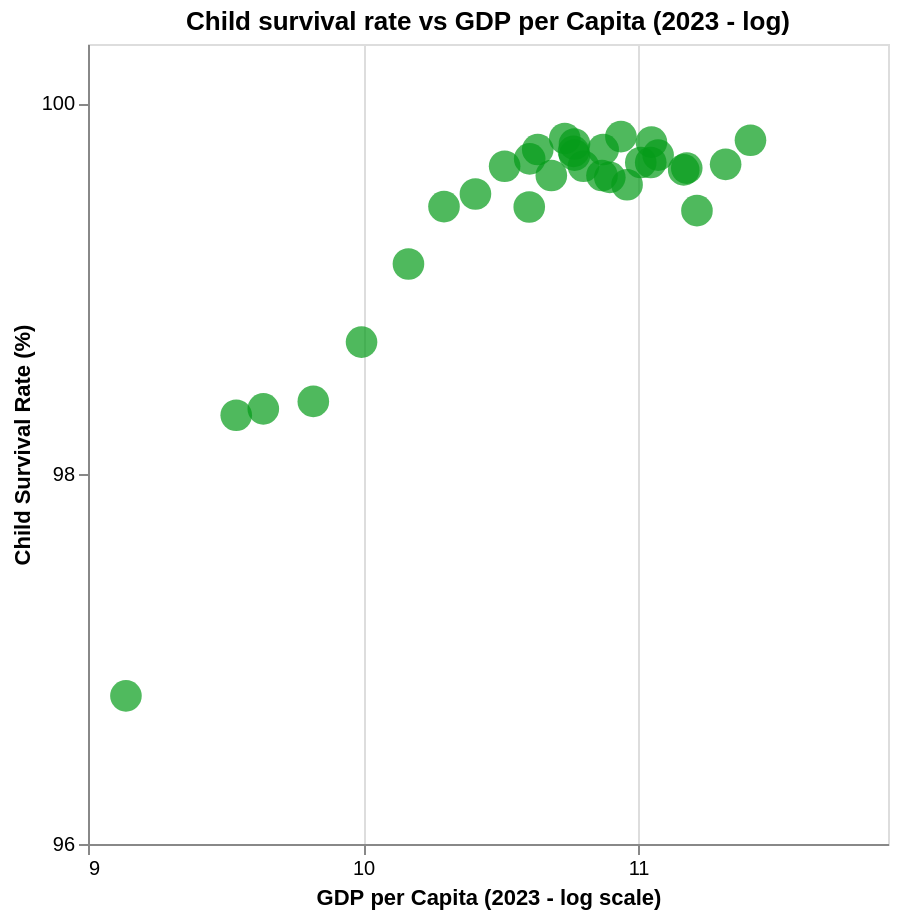

Notebook code cell kept with this figure:
### Code cell
# save this graph as png
chart_gdp1 = scatter_gdp(merged_data, 'Child survival rate vs GDP per Capita (2023 - log)', 'Child Survival Rate (%)', '#059C19', 96, 2)
chart_gdp1.save("C:\\Users\\lopez\\github\\capp30239\\static_visualization_project\\graphs\\scatter_health_child_survival_vs_gdp.png")
chart_gdp1

### Figure 1 — Vega-Lite specification as saved in the notebook (floating-point values rounded to 4 significant figures)
{"config": {"view": {"continuousWidth": 300, "continuousHeight": 300}}, "data": {"name": "data-e6aa8593003cd318732de1f51d0b9020"}, "mark": {"type": "circle", "color": "#059C19", "size": 250}, "encoding": {"tooltip": [{"field": "Reference area", "type": "nominal"}, {"field": "OBS_VALUE", "type": "quantitative"}, {"field": "2023", "type": "quantitative"}], "x": {"axis": {"tickMinStep": 1, "values": [9, 10, 11, 12]}, "field": "log_2023", "scale": {"domain": [9, 11.91]}, "title": "GDP per Capita (2023 - log scale)", "type": "quantitative"}, "y": {"axis": {"grid": false, "gridColor": "#fffdfd", "gridOpacity": 0.3, "values": [96, 98, 100]}, "field": "OBS_VALUE", "scale": {"domain": [96, 100.3]}, "title": "Child Survival Rate (%)", "type": "quantitative"}}, "height": 400, "title": "Child survival rate vs GDP per Capita (2023 - log)", "width": 400, "$schema": "https://vega.github.io/schema/vega-lite/v5.20.1.json", "datasets": {"data-e6aa8593003cd318732de1f51d0b9020": [{"Reference area": "Australia", "OBS_VALUE": 99.68, "Type": "National Average", "Country Name": "Australia", "Country Code": "AUS", "2023": 60460.0, "log_2023": 11.01}, {"Reference area": "Austria", "OBS_VALUE": 99.72, "Type": "National Average", "Country Name": "Austria", "Country Code": "AUT", "2023": 64390.0, "log_2023": 11.07}, {"Reference area": "Bulgaria", "OBS_VALUE": 99.51, "Type": "National Average", "Country Name": "Bulgaria", "Country Code": "BGR", "2023": 33140.0, "log_2023": 10.41}, {"Reference area": "Canada", "OBS_VALUE": 99.56, "Type": "National Average", "Country Name": "Canada", "Country Code": "CAN", "2023": 57520.0, "log_2023": 10.96}, {"Reference area": "Switzerland", "OBS_VALUE": 99.67, "Type": "National Average", "Country Name": "Switzerland", "Country Code": "CHE", "2023": 82300.0, "log_2023": 11.32}, {"Reference area": "Chile", "OBS_VALUE": 99.44, "Type": "National Average", "Country Name": "Chile", "Country Code": "CHL", "2023": 29560.0, "log_2023": 10.29}, {"Reference area": "Colombia", "OBS_VALUE": 98.39, "Type": "National Average", "Country Name": "Colombia", "Country Code": "COL", "2023": 18380.0, "log_2023": 9.819}, {"Reference area": "Costa Rica", "OBS_VALUE": 99.13, "Type": "National Average", "Country Name": "Costa Rica", "Country Code": "CRI", "2023": 25980.0, "log_2023": 10.17}, {"Reference area": "Czechia", "OBS_VALUE": 99.78, "Type": "National Average", "Country Name": "Czechia", "Country Code": "CZE", "2023": 47510.0, "log_2023": 10.77}, {"Reference area": "Germany", "OBS_VALUE": 99.68, "Type": "National Average", "Country Name": "Germany", "Country Code": "DEU", "2023": 62690.0, "log_2023": 11.05}, {"Reference area": "Denmark", "OBS_VALUE": 99.65, "Type": "National Average", "Country Name": "Denmark", "Country Code": "DNK", "2023": 71450.0, "log_2023": 11.18}, {"Reference area": "Spain", "OBS_VALUE": 99.74, "Type": "National Average", "Country Name": "Spain", "Country Code": "ESP", "2023": 47340.0, "log_2023": 10.77}, {"Reference area": "Finland", "OBS_VALUE": 99.82, "Type": "National Average", "Country Name": "Finland", "Country Code": "FIN", "2023": 56250.0, "log_2023": 10.94}, {"Reference area": "France", "OBS_VALUE": 99.6, "Type": "National Average", "Country Name": "France", "Country Code": "FRA", "2023": 54020.0, "log_2023": 10.9}, {"Reference area": "United Kingdom", "OBS_VALUE": 99.61, "Type": "National Average", "Country Name": "United Kingdom", "Country Code": "GBR", "2023": 52500.0, "log_2023": 10.87}, {"Reference area": "Greece", "OBS_VALUE": 99.66, "Type": "National Average", "Country Name": "Greece", "Country Code": "GRC", "2023": 36850.0, "log_2023": 10.51}, {"Reference area": "Hungary", "OBS_VALUE": 99.7, "Type": "National Average", "Country Name": "Hungary", "Country Code": "HUN", "2023": 40370.0, "log_2023": 10.61}, {"Reference area": "Indonesia", "OBS_VALUE": 98.31, "Type": "National Average", "Country Name": "Indonesia", "Country Code": "IDN", "2023": 13890.0, "log_2023": 9.539}, {"Reference area": "India", "OBS_VALUE": 96.8, "Type": "National Average", "Country Name": "India", "Country Code": "IND", "2023": 9302.0, "log_2023": 9.138}, {"Reference area": "Israel", "OBS_VALUE": 99.72, "Type": "National Average", "Country Name": "Israel", "Country Code": "ISR", "2023": 47530.0, "log_2023": 10.77}, {"Reference area": "Italy", "OBS_VALUE": 99.75, "Type": "National Average", "Country Name": "Italy", "Country Code": "ITA", "2023": 52730.0, "log_2023": 10.87}, {"Reference area": "Japan", "OBS_VALUE": 99.81, "Type": "National Average", "Country Name": "Japan", "Country Code": "JPN", "2023": 45860.0, "log_2023": 10.73}, {"Reference area": "Korea", "OBS_VALUE": 99.72, "Type": "National Average", "Country Name": null, "Country Code": null, "2023": null, "log_2023": null}, {"Reference area": "Mexico", "OBS_VALUE": 98.71, "Type": "National Average", "Country Name": "Mexico", "Country Code": "MEX", "2023": 21910.0, "log_2023": 9.994}, {"Reference area": "Netherlands", "OBS_VALUE": 99.64, "Type": "National Average", "Country Name": "Netherlands", "Country Code": "NLD", "2023": 70670.0, "log_2023": 11.17}, {"Reference area": "Norway", "OBS_VALUE": 99.8, "Type": "National Average", "Country Name": "Norway", "Country Code": "NOR", "2023": 90090.0, "log_2023": 11.41}, {"Reference area": "New Zealand", "OBS_VALUE": 99.66, "Type": "National Average", "Country Name": "New Zealand", "Country Code": "NZL", "2023": 49080.0, "log_2023": 10.8}, {"Reference area": "Peru", "OBS_VALUE": 98.35, "Type": "National Average", "Country Name": "Peru", "Country Code": "PER", "2023": 15330.0, "log_2023": 9.637}, {"Reference area": "Poland", "OBS_VALUE": 99.61, "Type": "National Average", "Country Name": "Poland", "Country Code": "POL", "2023": 43670.0, "log_2023": 10.68}, {"Reference area": "Portugal", "OBS_VALUE": 99.75, "Type": "National Average", "Country Name": "Portugal", "Country Code": "PRT", "2023": 41570.0, "log_2023": 10.64}, {"Reference area": "Romania", "OBS_VALUE": 99.44, "Type": "National Average", "Country Name": "Romania", "Country Code": "ROU", "2023": 40300.0, "log_2023": 10.6}, {"Reference area": "Russia", "OBS_VALUE": 99.5, "Type": "National Average", "Country Name": null, "Country Code": null, "2023": null, "log_2023": null}, {"Reference area": "Sweden", "OBS_VALUE": 99.79, "Type": "National Average", "Country Name": "Sweden", "Country Code": "SWE", "2023": 62850.0, "log_2023": 11.05}, {"Reference area": "Türkiye", "OBS_VALUE": 99.0, "Type": "National Average", "Country Name": null, "Country Code": null, "2023": null, "log_2023": null}, {"Reference area": "United States", "OBS_VALUE": 99.42, "Type": "National Average", "Country Name": "United States", "Country Code": "USA", "2023": 74160.0, "log_2023": 11.21}]}}
